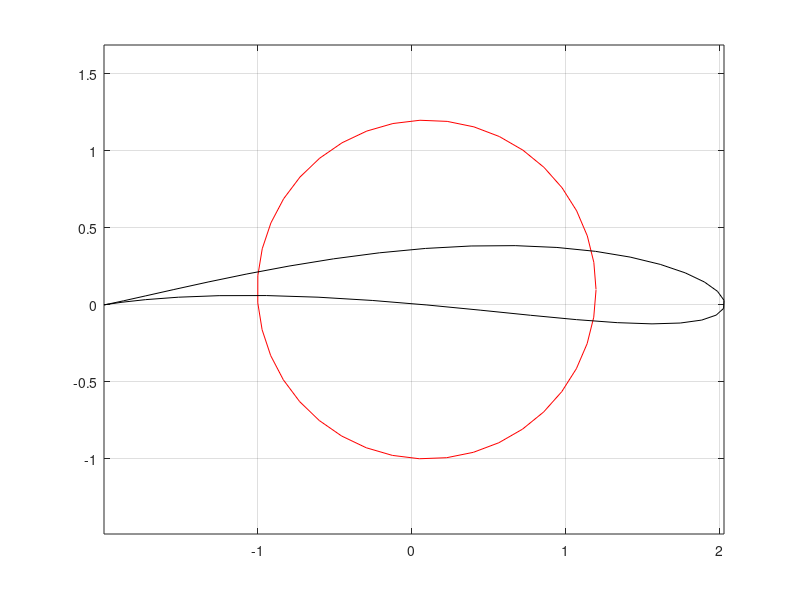

MATLAB code for this plot:
th = linspace(0,2*3.14,40);
r = 1.1; g = 0.1;
cx = sqrt(r^2-g^2)-1; cy = g;
x = r*cos(th) + cx;
y = r*sin(th) + cy;
plot(x, y, 'r')
axis equal
grid on
hold on
z = complex(x,y);
w = z + 1./z;
plot(real(w),imag(w), 'k')